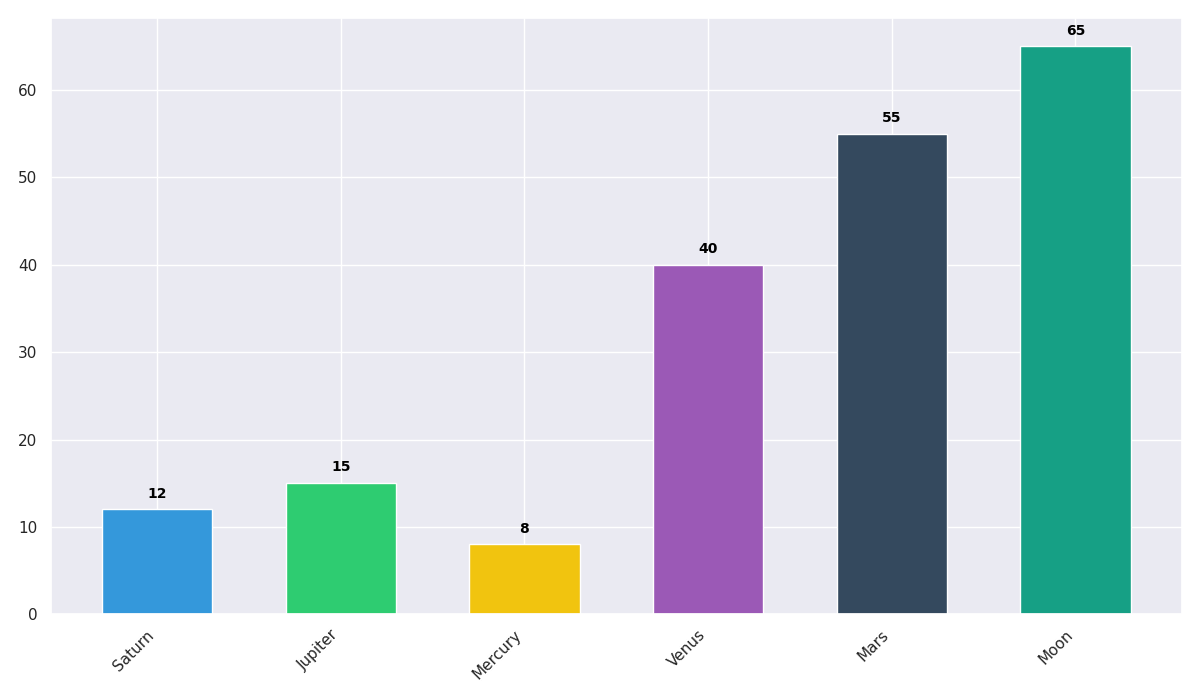

Write Python code to recreate this figure.
import matplotlib.pyplot as plt

bodies = ['Saturn', 'Jupiter', 'Mercury', 'Venus', 'Mars', 'Moon']
counts = [12, 15, 8, 40, 55, 65]
new_colors = ['#3498db', '#2ecc71', '#f1c40f', '#9b59b6', '#34495e', '#16a085']

fig, ax = plt.subplots(figsize=(12, 7))
bars = ax.bar(bodies, counts, color=new_colors, width=0.6)

for bar, count in zip(bars, counts):
    yval = bar.get_height()
    ax.text(bar.get_x() + bar.get_width()/2, yval + 1, str(count), ha='center', va='bottom', fontsize=10, fontweight='bold', color='black')

ax.set_xticks(range(len(bodies)))
ax.set_xticklabels(bodies, rotation=45, ha='right')

plt.tight_layout()
plt.show()
